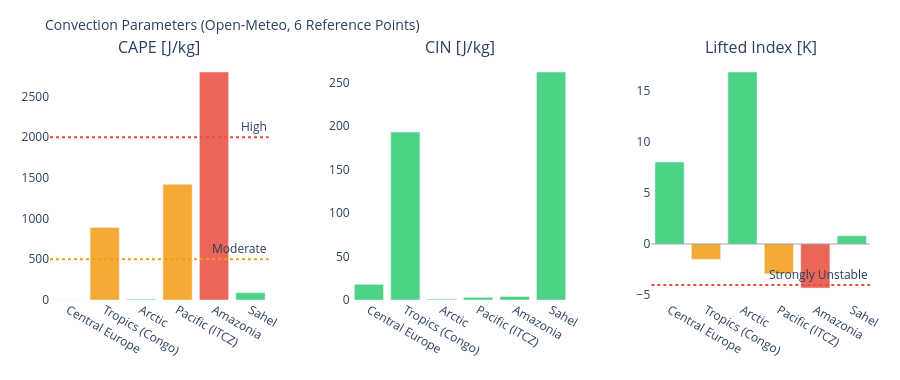

Notebook code for this chart:
### Markdown cell above
---
## 3. Visualizations

### Code cell
# ============================================================
# CAPE / CIN / LIFTED INDEX – Convection potential
# ============================================================

if not df_atm.empty:
    fig = make_subplots(
        rows=1, cols=3,
        subplot_titles=['CAPE [J/kg]', 'CIN [J/kg]', 'Lifted Index [K]'],
        horizontal_spacing=0.1
    )
    pts = df_atm['point'].tolist()
    pt_colors = ['#E85D24','#185FA5','#888780','#378ADD','#639922','#F2A623']

    # CAPE – höher = mehr Gewitterpotential
    cape_vals = df_atm['cape'].fillna(0).tolist()
    cape_colors = ['#e74c3c' if v > 2000 else '#f39c12' if v > 500 else '#2ecc71'
                   for v in cape_vals]
    fig.add_trace(go.Bar(x=pts, y=cape_vals, marker_color=cape_colors,
                         opacity=0.85, showlegend=False), row=1, col=1)
    fig.add_hline(y=2000, line_dash='dot', line_color='#e74c3c',
                  annotation_text='High', row=1, col=1)
    fig.add_hline(y=500,  line_dash='dot', line_color='#f39c12',
                  annotation_text='Moderate', row=1, col=1)

    # CIN – negativer = stärker gedeckelt (weniger Auslöse)
    cin_vals = df_atm['cin'].fillna(0).tolist()
    cin_colors = ['#e74c3c' if v < -200 else '#f39c12' if v < -50 else '#2ecc71'
                  for v in cin_vals]
    fig.add_trace(go.Bar(x=pts, y=cin_vals, marker_color=cin_colors,
                         opacity=0.85, showlegend=False), row=1, col=2)

    # Lifted Index – negativ = instabil
    li_vals = df_atm['li'].fillna(0).tolist()
    li_colors = ['#e74c3c' if v < -4 else '#f39c12' if v < 0 else '#2ecc71'
                 for v in li_vals]
    fig.add_trace(go.Bar(x=pts, y=li_vals, marker_color=li_colors,
                         opacity=0.85, showlegend=False), row=1, col=3)
    fig.add_hline(y=0, line_color='gray', line_width=0.7, row=1, col=3)
    fig.add_hline(y=-4, line_dash='dot', line_color='#e74c3c',
                  annotation_text='Strongly Unstable', row=1, col=3)

    fig.update_layout(
        title=dict(text='Convection Parameters (Open-Meteo, 6 Reference Points)', font=dict(size=14)),
        height=380, plot_bgcolor='rgba(0,0,0,0)', paper_bgcolor='rgba(0,0,0,0)',
        margin=dict(l=50, r=30, t=60, b=80)
    )
    fig.update_xaxes(tickangle=30)
    fig.show()

### Figure 1 — Plotly figure (JSON) as saved in the notebook; plotly's stock layout.template omitted (floating-point values rounded to 4 significant figures)
{"data": [{"marker": {"color": ["#2ecc71", "#f39c12", "#2ecc71", "#f39c12", "#e74c3c", "#2ecc71"]}, "opacity": 0.85, "showlegend": false, "type": "bar", "x": ["Central Europe", "Tropics (Congo)", "Arctic", "Pacific (ITCZ)", "Amazonia", "Sahel"], "xaxis": "x", "y": [0.0, 890.0, 10.0, 1420.0, 2800.0, 90.0], "yaxis": "y"}, {"marker": {"color": ["#2ecc71", "#2ecc71", "#2ecc71", "#2ecc71", "#2ecc71", "#2ecc71"]}, "opacity": 0.85, "showlegend": false, "type": "bar", "x": ["Central Europe", "Tropics (Congo)", "Arctic", "Pacific (ITCZ)", "Amazonia", "Sahel"], "xaxis": "x2", "y": [18.0, 193.0, 1.0, 3.0, 4.0, 262.0], "yaxis": "y2"}, {"marker": {"color": ["#2ecc71", "#f39c12", "#2ecc71", "#f39c12", "#e74c3c", "#2ecc71"]}, "opacity": 0.85, "showlegend": false, "type": "bar", "x": ["Central Europe", "Tropics (Congo)", "Arctic", "Pacific (ITCZ)", "Amazonia", "Sahel"], "xaxis": "x3", "y": [8.0, -1.5, 16.8, -2.9, -4.3, 0.8], "yaxis": "y3"}], "layout": {"annotations": [{"font": {"size": 16}, "showarrow": false, "text": "CAPE [J/kg]", "x": 0.1333, "xanchor": "center", "xref": "paper", "y": 1.0, "yanchor": "bottom", "yref": "paper"}, {"font": {"size": 16}, "showarrow": false, "text": "CIN [J/kg]", "x": 0.5, "xanchor": "center", "xref": "paper", "y": 1.0, "yanchor": "bottom", "yref": "paper"}, {"font": {"size": 16}, "showarrow": false, "text": "Lifted Index [K]", "x": 0.8667, "xanchor": "center", "xref": "paper", "y": 1.0, "yanchor": "bottom", "yref": "paper"}, {"showarrow": false, "text": "High", "x": 1, "xanchor": "right", "xref": "x domain", "y": 2000, "yanchor": "bottom", "yref": "y"}, {"showarrow": false, "text": "Moderate", "x": 1, "xanchor": "right", "xref": "x domain", "y": 500, "yanchor": "bottom", "yref": "y"}, {"showarrow": false, "text": "Strongly Unstable", "x": 1, "xanchor": "right", "xref": "x3 domain", "y": -4, "yanchor": "bottom", "yref": "y3"}], "height": 380, "margin": {"b": 80, "l": 50, "r": 30, "t": 60}, "paper_bgcolor": "rgba(0,0,0,0)", "plot_bgcolor": "rgba(0,0,0,0)", "shapes": [{"line": {"color": "#e74c3c", "dash": "dot"}, "type": "line", "x0": 0, "x1": 1, "xref": "x domain", "y0": 2000, "y1": 2000, "yref": "y"}, {"line": {"color": "#f39c12", "dash": "dot"}, "type": "line", "x0": 0, "x1": 1, "xref": "x domain", "y0": 500, "y1": 500, "yref": "y"}, {"line": {"color": "gray", "width": 0.7}, "type": "line", "x0": 0, "x1": 1, "xref": "x3 domain", "y0": 0, "y1": 0, "yref": "y3"}, {"line": {"color": "#e74c3c", "dash": "dot"}, "type": "line", "x0": 0, "x1": 1, "xref": "x3 domain", "y0": -4, "y1": -4, "yref": "y3"}], "title": {"font": {"size": 14}, "text": "Convection Parameters (Open-Meteo, 6 Reference Points)"}, "xaxis": {"anchor": "y", "domain": [0.0, 0.2667], "tickangle": 30}, "xaxis2": {"anchor": "y2", "domain": [0.3667, 0.6333], "tickangle": 30}, "xaxis3": {"anchor": "y3", "domain": [0.7333, 1.0], "tickangle": 30}, "yaxis": {"anchor": "x", "domain": [0.0, 1.0]}, "yaxis2": {"anchor": "x2", "domain": [0.0, 1.0]}, "yaxis3": {"anchor": "x3", "domain": [0.0, 1.0]}}}
